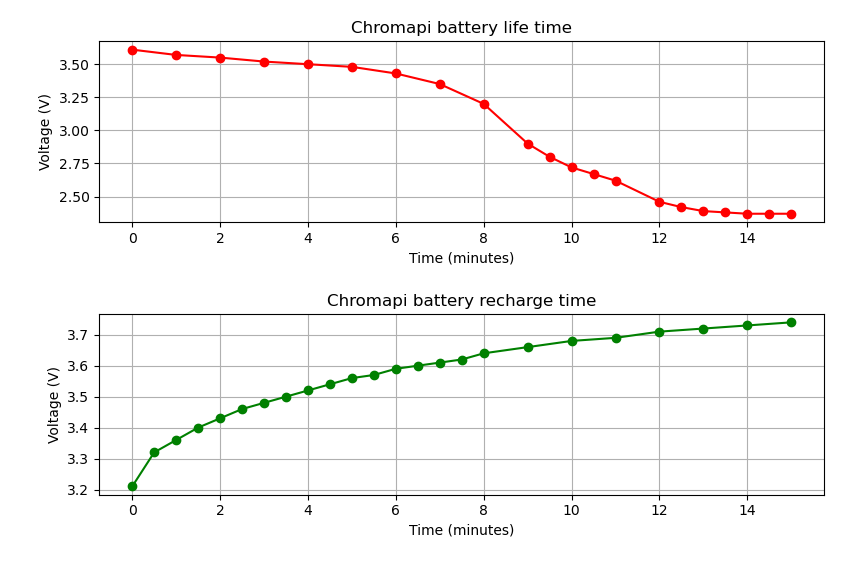

Generate this figure with Python:
# -*- coding: utf-8 -*-

"""
    @file       chromapi_battery_plt.py
    @author     Mowibox (Ousmane THIONGANE)
    @brief      File to display Chromapi battery curves
    @version    1.0
    @date       2024-09-14

"""

import matplotlib.pyplot as plt

# Battery life values
V1 = [3.61, 3.57, 3.55, 3.52, 3.50, 3.48, 3.43, 3.35, 3.20, 2.9,
      2.8, 2.72, 2.67, 2.62, 2.46, 2.42, 2.39, 2.38, 2.37, 2.37, 2.37,]
T1 = [0, 1, 2, 3, 4, 5, 6, 7, 8, 9, 9.5, 10,
      10.5, 11, 12, 12.5, 13, 13.5, 14, 14.5, 15,]

# Battery recharge values
V2 = [3.21, 3.32, 3.36, 3.40, 3.43, 3.46, 3.48, 3.50, 3.52, 3.54, 3.56, 3.57,
      3.59, 3.6, 3.61, 3.62, 3.64, 3.66, 3.68, 3.69, 3.71, 3.72, 3.73, 3.74,]
T2 = [0, 0.5, 1, 1.5, 2, 2.5, 3, 3.5, 4, 4.5, 5, 5.5,
      6, 6.5, 7, 7.5, 8, 9, 10, 11, 12, 13, 14, 15,]

# Displaying values
figure, axis = plt.subplots(2, 1)
axis[0].plot(T1, V1, 'ro-')
axis[0].set_title("Chromapi battery life time")

axis[1].plot(T2, V2, 'go-')
axis[1].set_title("Chromapi battery recharge time")

for i in range(2):
    axis[i].set_xlabel("Time (minutes)")
    axis[i].set_ylabel("Voltage (V)")
    axis[i].grid()

plt.tight_layout()
plt.plot()
plt.show()
